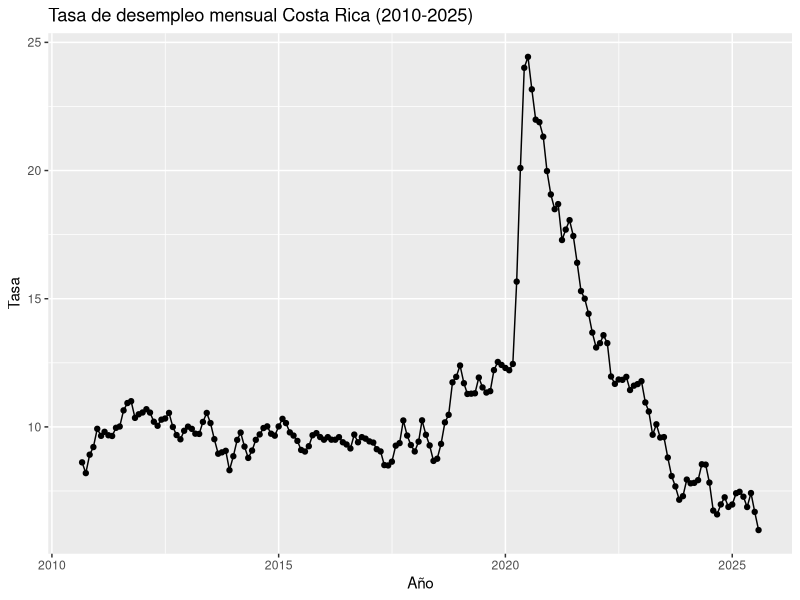
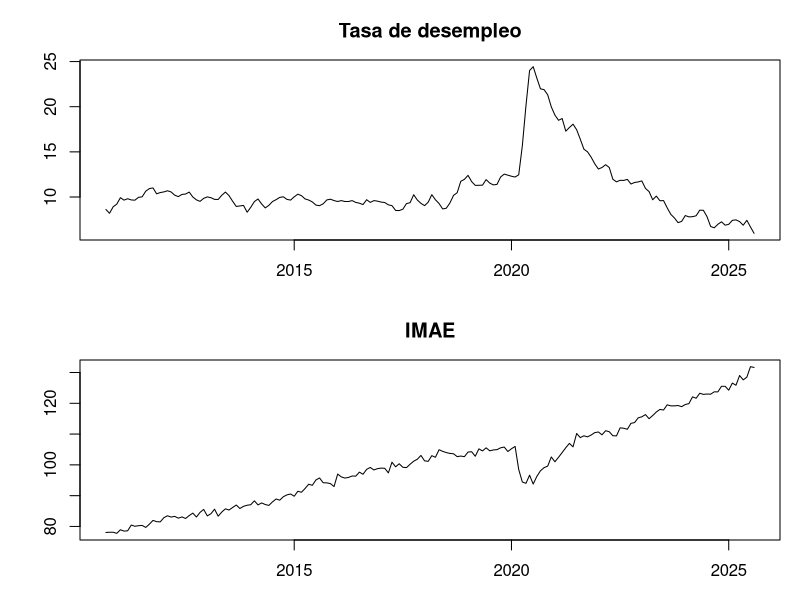
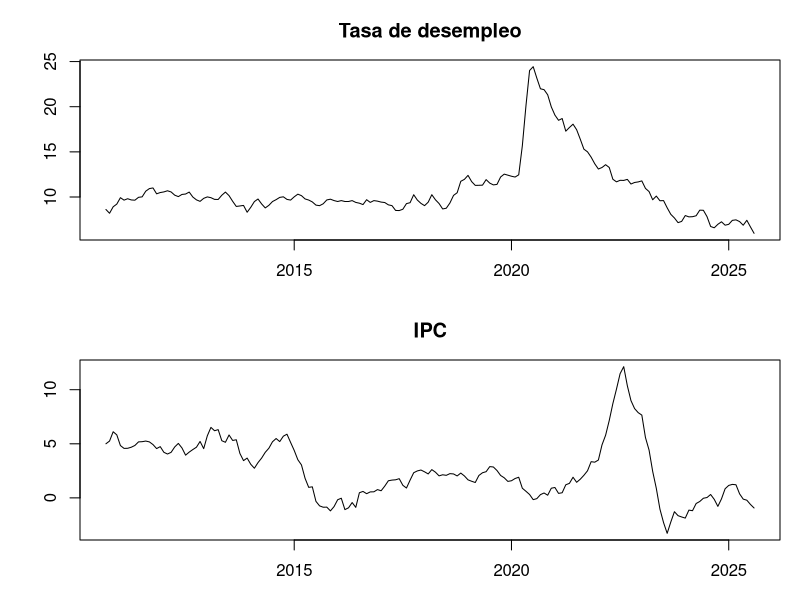
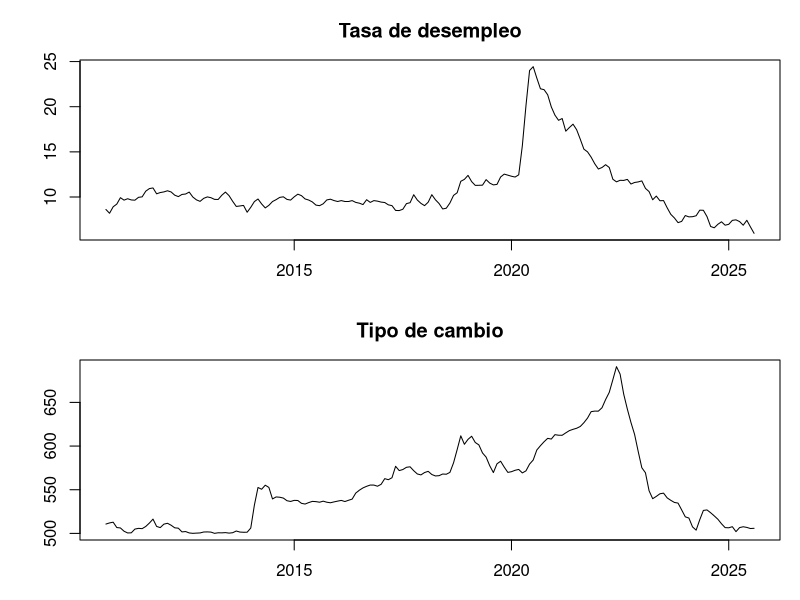
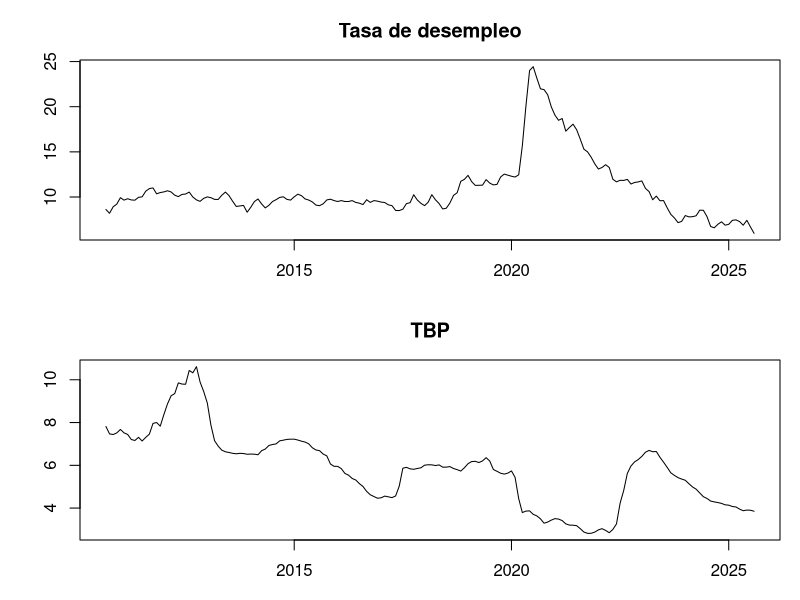
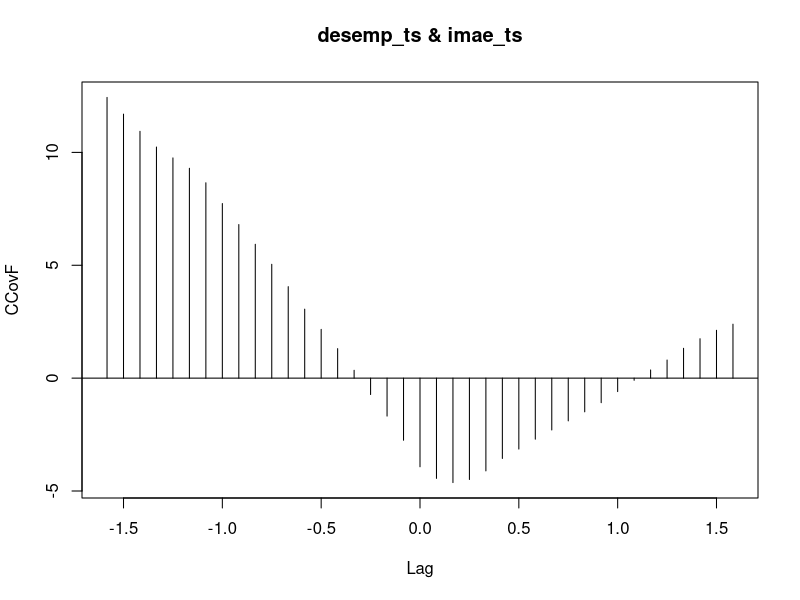
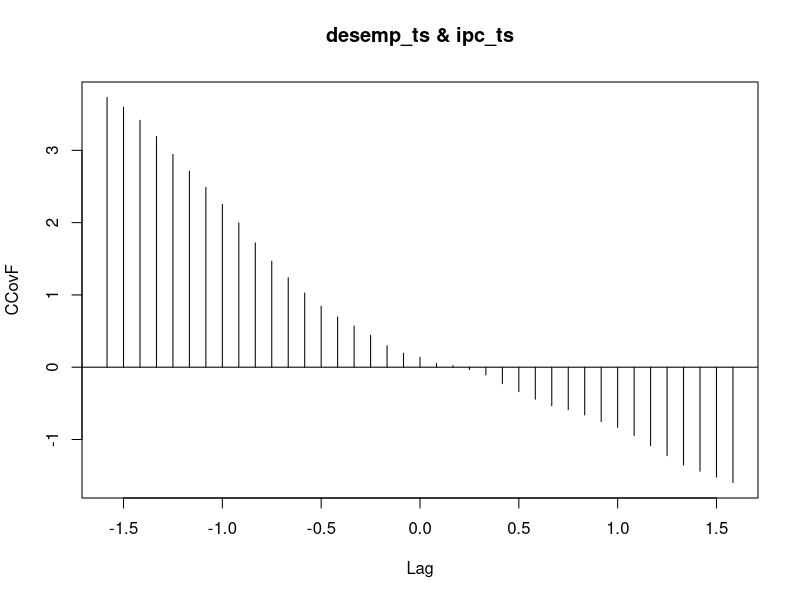
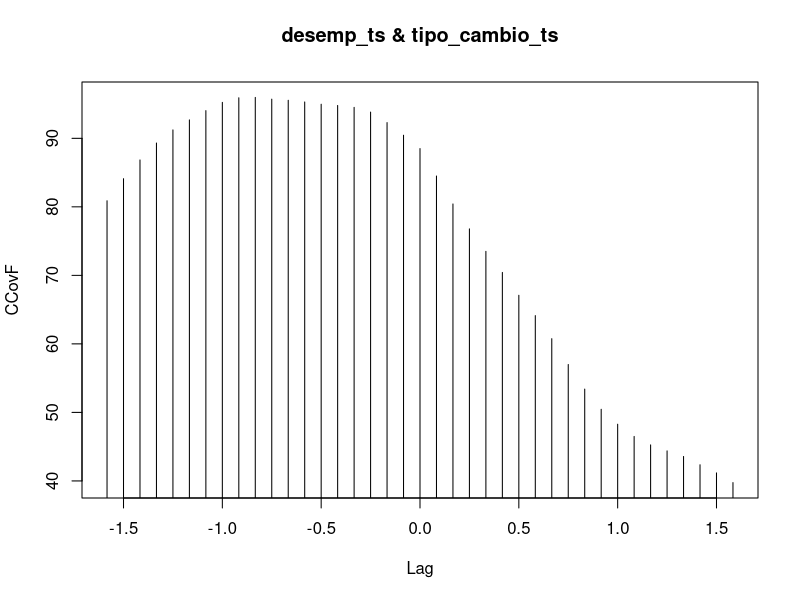

These figures' R source, in order: (Note: a time limit stopped this script after it produced the figures.)
## ---- chunk 1
# Librerías
#install.packages("forecast")
library(readxl)
library(dplyr)
library(ggplot2)
library(forecast)
library(tseries)
library(urca)
library(zoo)
library(lubridate)
library(scales)
## ---- chunk 2
# Base de datos
df <- read_excel("base_desempleo_series.xlsx") 


## ---- chunk 3


## ---- chunk 4
df %>%
  ggplot(aes(Fecha, `Tasa de desempleo`)) +
  geom_line() +
  geom_point() +
  labs(
    title = "Tasa de desempleo mensual Costa Rica (2010-2025)",
    x = "Año", y = "Tasa"
  )

## ---- chunk 5
# asegurar que la columna 'Fecha' sea date y la ordena
df$Fecha <- ymd(df$Fecha)        # en caso de que sea date, no pasa nada
df <- df[order(df$Fecha), ]

# convertir las columnas a objetos ts mensuales
start_ts <- c(year(df$Fecha[1]), month(df$Fecha[1]))  # inicio (año, mes)

desemp_ts <- ts(df$`Tasa de desempleo`, start = start_ts, frequency = 12)
imae_ts   <- ts(df$IMAE,                 start = start_ts, frequency = 12)
ipc_ts   <- ts(df$IPC,                 start = start_ts, frequency = 12)
tipo_cambio_ts   <- ts(df$`Tipo de cambio (promedio)`,                 start = start_ts, frequency = 12)
tbp_ts   <- ts(df$TBP,                 start = start_ts, frequency = 12)

# graficar en varios paneles 
op1 <- par(mfrow = c(2,1), mar = c(3,4,3,1))
plot(desemp_ts, ylab = "", xlab = "", main = "Tasa de desempleo")
plot(imae_ts,   ylab = "", xlab = "", main = "IMAE")
par(op1)

op2 <- par(mfrow = c(2,1), mar = c(3,4,3,1))
plot(desemp_ts, ylab = "", xlab = "", main = "Tasa de desempleo")
plot(ipc_ts,   ylab = "", xlab = "", main = "IPC")
par(op2)

op3 <- par(mfrow = c(2,1), mar = c(3,4,3,1))
plot(desemp_ts, ylab = "", xlab = "", main = "Tasa de desempleo")
plot(tipo_cambio_ts,   ylab = "", xlab = "", main = "Tipo de cambio")
par(op3)

op4 <- par(mfrow = c(2,1), mar = c(3,4,3,1))
plot(desemp_ts, ylab = "", xlab = "", main = "Tasa de desempleo")
plot(tbp_ts,   ylab = "", xlab = "", main = "TBP")
par(op4)

## ---- chunk 6
# esto no está bien hecho
ccf(desemp_ts, imae_ts, ylab = "CCovF", type = "covariance")
ccf(desemp_ts, ipc_ts, ylab = "CCovF", type = "covariance")
ccf(desemp_ts, tipo_cambio_ts, ylab = "CCovF", type = "covariance")
ccf(desemp_ts, tbp_ts, ylab = "CCovF", type = "covariance")
## ---- chunk 7
ccf(desemp_ts, imae_ts, type="correlation")

## ---- chunk 8

df <- df %>%
mutate(Fecha = as_date(Fecha)) %>%
arrange(Fecha) %>%
rename(tasa = `Tasa de desempleo`)

start_ts <- c(year(first(df$Fecha)), month(first(df$Fecha)))
unemp_ts <- ts(df$tasa, start = start_ts, frequency = 12)

## ---- chunk 9

o <- forecast::tsoutliers(unemp_ts) #Deteccion outliers con forecast

# serie ajustada 

df_out <- df
df_out$es_outlier <- FALSE
if (length(o$index) > 0) {
df_out$es_outlier[o$index] <- TRUE
}

df_out$ajustada <- df_out$tasa
if (length(o$index) > 0) {
df_out$ajustada[o$index] <- o$replacements
}

# outliers detectados

resumen_out <- df_out %>%
filter(es_outlier) %>%
transmute(
Fecha,
valor_original = tasa,
valor_ajustado = ajustada,
delta = valor_original - valor_ajustado
)
resumen_out

## ---- chunk 10
ggplot(df_out, aes(Fecha, tasa)) +
geom_line() +
geom_point() +
geom_point(data = subset(df_out, es_outlier), color = "red", size = 2) +
labs(title = "outliers detectados",
x = "Año", y = "Tasa (%)")

## ---- chunk 11

df_long <- df_out %>%
select(Fecha, Original = tasa, Ajustada = ajustada) %>%
tidyr::pivot_longer(-Fecha, names_to = "serie", values_to = "valor")

ggplot(df_long, aes(Fecha, valor, linetype = serie)) +
geom_line() +
labs(title = "Original vs. Ajustada",
x = "Año", y = "Tasa (%)", linetype = "") +
theme(legend.position = "bottom")

## ---- chunk 12
unemp_clean_ts <- ts(df_out$ajustada, start = start_ts, frequency = 12)

## ---- chunk 13
# --- 1) ¿Necesito transformación de varianza? (Box–Cox) ---
lambda <- BoxCox.lambda(unemp_clean_ts)  # λ = −0.9389 (Box–Cox) indica fuerte heterocedasticidad: la varianza crece con el nivel. 
lambda

x_var <- if (abs(lambda - 1) < 0.1) unemp_clean_ts else BoxCox(unemp_clean_ts, lambda)

## ---- chunk 14
# --- 2) ¿Es estacionaria? (ADF/KPSS) y cuántas diferencias pide ---
library(tseries); library(forecast)

adf.test(x_var)         # H0: raíz unitaria (no estacionaria)
kpss.test(x_var)        # H0: estacionaria

d  <- ndiffs(x_var)     # diferencias regulares necesarias
Ds <- nsdiffs(x_var)    # diferencias estacionales (lag 12)
c(d = d, Ds = Ds)

## ---- chunk 15
# --- ARIMA con diferencia regular d = 2 (sin diferencia estacional) ---

library(forecast)

# Serie ajustada (ya creada): unemp_clean_ts
# Dummies (ajusta si quieres otras fechas)
ti <- time(unemp_clean_ts)
covid_step  <- as.integer(ti >= 2020 + 2/12)
covid_pulse <- as.integer(ti %in% (2020 + c(3,4,5,6)/12))
X <- cbind(covid_step, covid_pulse)

# Box–Cox (usamos el λ que obtuviste)
lambda <- -0.9389395

# 1) Ajuste ARIMA con d = 2 (sin drift)
fit_d2 <- auto.arima(
  unemp_clean_ts,
  d = 2, D = 0,
  xreg = X,
  lambda = lambda, biasadj = TRUE,
  stepwise = FALSE, approximation = FALSE,
  allowdrift = FALSE, allowmean = FALSE
)

summary(fit_d2)
checkresiduals(fit_d2)   # ACF + Ljung–Box

# 2) Pronóstico 12 meses (escala original)
h  <- 12
Xf <- cbind(covid_step = rep(1, h), covid_pulse = rep(0, h))
fc_d2 <- forecast(fit_d2, h = h, xreg = Xf)

autoplot(fc_d2) +
  labs(title = "Pronóstico desempleo (ARIMA d=2)",
       x = "Año", y = "Tasa (%)")

## ---- chunk 16
# --- 4) Si quedó estacionaria, modelar (ej. ARIMA/ARIMAX) ---
# Dummies opcionales (step/pulsos COVID)
ti <- time(unemp_clean_ts)
covid_step  <- as.integer(ti >= 2020 + 2/12)
covid_pulse <- as.integer(ti %in% (2020 + c(3,4,5,6)/12))
X <- cbind(covid_step, covid_pulse)

fit <- auto.arima(x_var, xreg = X, stepwise = FALSE, approximation = FALSE)
checkresiduals(fit)

## ---- chunk 17
# --- Serie limpia, dummies e identificación/forecast ---
# Serie ajustada lista para modelar
unemp_clean_ts <- ts(df_out$ajustada, start = start_ts, frequency = 12)

# Dummies de intervención (ajústalas si cambia tu criterio)
ti <- time(unemp_clean_ts)
covid_step  <- as.integer(ti >= 2020 + 2/12)                 # cambio de nivel desde 2020-03
covid_pulse <- as.integer(ti %in% (2020 + c(3,4,5,6)/12))    # pulsos abr–jul 2020
X <- cbind(covid_step, covid_pulse)

# Diferenciación sugerida (referencia)
d  <- ndiffs(unemp_clean_ts); Ds <- nsdiffs(unemp_clean_ts); c(d = d, Ds = Ds)

# Modelo y pronóstico 12 meses
fit <- auto.arima(unemp_clean_ts, xreg = X, stepwise = FALSE, approximation = FALSE)
h   <- 12
Xf  <- cbind(covid_step = rep(1, h), covid_pulse = rep(0, h))
fc  <- forecast(fit, h = h, xreg = Xf)

# Diagnóstico y gráfico
summary(fit)
checkresiduals(fit)
autoplot(fc) + labs(title = "Pronóstico tasa de desempleo (ARIMAX)",
                    x = "Año", y = "Tasa (%)")

## ---- chunk 18
# --- Modelo de espacio–estado y filtro de Kalman ---

y <- unemp_clean_ts  # ya  unemp_clean_ts estaba creada

# Modelo estructural seccion 6.6.1 
# y_t = T_t + St + v_t pero en 6.6.2
# ya comienza Formulación como modelo de espacio-estado y escriben ese mismo modelo (ver ecuancion de observacion y  ecuacion de estado) 
#Modelo estructural basico:  y_t = nivel_t + tendencia_t + estacionalidad_t + ruido_t
#En 6.6.2 definimos x_t=(T_t, S_T, S_t-1,S_t-2) y como sabemos por seccion 6.2 el estado de x_t no es observado por lo que casa componente del modelo estructural (tendenciia, estacional y etc)  es no observable y se va estimar con el filtro Kalmam

# Ajustamos un modelo estructural basico, que ya esta escrito en R usanso StrucTS() y BSM tal que BSM= nivel + pendiente + estacionalidad 
fit_BSM <- StructTS(y, type = "BSM")

fit_BSM

#residuos, ACF y Ljung Box
tsdiag(fit_BSM)  
## ---- chunk 19
# Los estados filtrados (estimados en cada t usando info hasta t)
# están en fitted(fit_BSM): nivel, pendiente y componente estacional.
decomp <- cbind(
  desempleo = y,
  fitted(fit_BSM) #objeto que sale de StructTs usado arriba
) ##devuelve una matriz  con los estados filtrados (level, slope(pendiente),seas(estacionalidad)) que son componennres no observables que el filtro de kalman esta estimado en cada timepo 

colnames(decomp) <- c("Desempleo observado", "Nivel", "Pendiente", "Estacionalidad") #junto para visualizar 

par(mfrow = c(4,1), mar = c(3,4,2,1))
plot(decomp[,"Desempleo observado"], main = "Tasa de desempleo (observada)", ylab = "Tasa (%)", xlab = "")
plot(decomp[,"Nivel"], main = "Nivel (tendencia no observable)", ylab = "", xlab = "")
plot(decomp[,"Pendiente"], main = "Pendiente (cambio en la tendencia)", ylab = "", xlab = "")
plot(decomp[,"Estacionalidad"], main = "Componente estacional no observable", ylab = "", xlab = "")
par(mfrow = c(1,1))
#para ver como el modelo estructural esta descomponiendo el desempleo en tendencia+pendiente+ estacionalidad
#FALTA colocar interpretacion
## ---- chunk 20
# Suavizado de Kalman, estados estimados usando toda la serie 6.2 seccion 
suav_BSM <- tsSmooth(fit_BSM)  # hace lo mismo que ksSmooth usada en seccion 6.2.3 pero es la version automatica que r tiene para modelos estructurales 


# Comparamos 
par(mfrow = c(2,1), mar = c(3,4,2,1))
plot(y, main = "Tasa de desempleo vs. nivel suavizado", ylab = "Tasa (%)", xlab = "")
lines(suav_BSM[,"level"], col = 2, lwd = 2)  
legend("topright", legend = c("Observado", "Nivel suavizado"), col = c(1,2), lty = 1, bty = "n")

plot(suav_BSM[,"slope"], main = "Pendiente suavizada (cambio en la tendencia)", ylab = "", xlab = "")
par(mfrow = c(1,1))

## ---- chunk 21
#Pronostico 12 meses con el modelo de espacio estado
h <- 12
fc_BSM <- forecast(fit_BSM, h = h) #h pasos hacia adelante, explicar estas lienas un poco mas 

autoplot(fc_BSM) + # para que quede como el grafico que teniamos de arimax
  labs(title = "Pronóstico tasa de desempleo (BSM)",
       x = "Año", y = "Tasa (%)")


## ---- chunk 22
# Comparar pronosticos ARIMAX y Espacio-estado(BSM)

plot(y,
     xlim = c(start(y)[1],
              end(fc_BSM$mean)[1] + (end(fc_BSM$mean)[2] - 1) / 12),
     main = "Pronóstico de desempleo: ARIMAX vs Modelo BSM",
     ylab = "Tasa de desempleo (%)", xlab = "Año")

lines(fc$mean,      col = 2, lwd = 2)  # ARIMAX
lines(fc_BSM$mean,  col = 4, lwd = 2)  # BSM

legend("topleft",
       legend = c("Observado", "ARIMAX", "Espacio–estado"),
       col = c(1, 2, 4), lty = 1, bty = "n")
